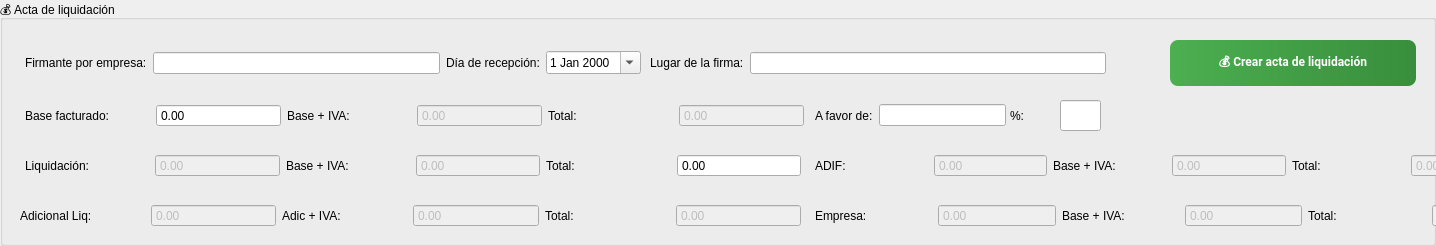
     <widget class="QGroupBox" name="groupBox">
      <property name="geometry">
       <rect>
        <x>65</x>
        <y>590</y>
        <width>1436</width>
        <height>246</height>
       </rect>
      </property>
      <property name="title">
       <string>💰 Acta de liquidación</string>
      </property>
      <widget class="QPushButton" name="Generar_acta_liq">
       <property name="geometry">
        <rect>
         <x>1170</x>
         <y>40</y>
         <width>246</width>
         <height>46</height>
        </rect>
       </property>
       <property name="font">
        <font>
         <family>Segoe UI,Roboto,Arial,sans-serif</family>
         <pointsize>9</pointsize>
         <weight>75</weight>
         <bold>true</bold>
        </font>
       </property>
       <property name="styleSheet">
        <string notr="true">QPushButton {
    background: qlineargradient(x1:0,y1:0,x2:1,y2:0, stop:0 #4CAF50, stop:1 #388E3C);
    color: #ffffff;
    border: none;
    border-radius: 8px;
    padding: 6px 12px;
    font-weight: 600;
}
QPushButton:hover {
    background: qlineargradient(x1:0,y1:0,x2:1,y2:0, stop:0 #66BB6A, stop:1 #4CAF50);
}
QPushButton:pressed {
    background: #2E7D32;
}</string>
       </property>
       <property name="text">
        <string>💰 Crear acta de liquidación</string>
       </property>
      </widget>
      <widget class="QLabel" name="label_121">
       <property name="geometry">
        <rect>
         <x>1010</x>
         <y>105</y>
         <width>36</width>
         <height>21</height>
        </rect>
       </property>
       <property name="text">
        <string>%:</string>
       </property>
      </widget>
      <widget class="QLineEdit" name="TantoPorCiento">
       <property name="enabled">
        <bool>true</bool>
       </property>
       <property name="geometry">
        <rect>
         <x>1060</x>
         <y>100</y>
         <width>41</width>
         <height>31</height>
        </rect>
       </property>
       <property name="readOnly">
        <bool>true</bool>
       </property>
      </widget>
      <widget class="QWidget" name="layoutWidget">
       <property name="geometry">
        <rect>
         <x>20</x>
         <y>195</y>
         <width>781</width>
         <height>41</height>
        </rect>
       </property>
       <layout class="QHBoxLayout" name="horizontalLayout">
        <property name="sizeConstraint">
         <enum>QLayout::SetDefaultConstraint</enum>
        </property>
        <item>
         <widget class="QLabel" name="label_129">
          <property name="text">
           <string>Adicional Liq:</string>
          </property>
         </widget>
        </item>
        <item>
         <widget class="QDoubleSpinBox" name="adicionalBaseLiquidacion">
          <property name="enabled">
           <bool>false</bool>
          </property>
          <property name="readOnly">
           <bool>true</bool>
          </property>
          <property name="buttonSymbols">
           <enum>QAbstractSpinBox::NoButtons</enum>
          </property>
          <property name="decimals">
           <number>2</number>
          </property>
          <property name="minimum">
           <double>0.000000000000000</double>
          </property>
          <property name="maximum">
           <double>100000000.000000000000000</double>
          </property>
          <property name="singleStep">
           <double>1.000000000000000</double>
          </property>
         </widget>
        </item>
        <item>
         <widget class="QLabel" name="label_130">
          <property name="text">
           <string>Adic + IVA:</string>
          </property>
         </widget>
        </item>
        <item>
         <widget class="QDoubleSpinBox" name="adicionalIvaLiquidacion">
          <property name="enabled">
           <bool>false</bool>
          </property>
          <property name="readOnly">
           <bool>true</bool>
          </property>
          <property name="buttonSymbols">
           <enum>QAbstractSpinBox::NoButtons</enum>
          </property>
          <property name="decimals">
           <number>2</number>
          </property>
          <property name="minimum">
           <double>0.000000000000000</double>
          </property>
          <property name="maximum">
           <double>100000000.000000000000000</double>
          </property>
          <property name="singleStep">
           <double>1.000000000000000</double>
          </property>
         </widget>
        </item>
        <item>
         <widget class="QLabel" name="label_128">
          <property name="text">
           <string>Total:</string>
          </property>
         </widget>
        </item>
        <item>
         <widget class="QDoubleSpinBox" name="adicionalTotalLiquidacion_2">
          <property name="enabled">
           <bool>false</bool>
          </property>
          <property name="buttonSymbols">
           <enum>QAbstractSpinBox::NoButtons</enum>
          </property>
          <property name="decimals">
           <number>2</number>
          </property>
          <property name="minimum">
           <double>0.000000000000000</double>
          </property>
          <property name="maximum">
           <double>100000000.000000000000000</double>
          </property>
          <property name="singleStep">
           <double>1.000000000000000</double>
          </property>
         </widget>
        </item>
       </layout>
      </widget>
      <widget class="QWidget" name="layoutWidget">
       <property name="geometry">
        <rect>
         <x>25</x>
         <y>145</y>
         <width>776</width>
         <height>41</height>
        </rect>
       </property>
       <layout class="QHBoxLayout" name="horizontalLayout_2">
        <property name="sizeConstraint">
         <enum>QLayout::SetDefaultConstraint</enum>
        </property>
        <item>
         <widget class="QLabel" name="label_113">
          <property name="text">
           <string>Liquidación:</string>
          </property>
         </widget>
        </item>
        <item>
         <widget class="QDoubleSpinBox" name="saldoBaseLiquidacion">
          <property name="enabled">
           <bool>false</bool>
          </property>
          <property name="readOnly">
           <bool>true</bool>
          </property>
          <property name="buttonSymbols">
           <enum>QAbstractSpinBox::NoButtons</enum>
          </property>
          <property name="decimals">
           <number>2</number>
          </property>
          <property name="minimum">
           <double>0.000000000000000</double>
          </property>
          <property name="maximum">
           <double>100000000.000000000000000</double>
          </property>
          <property name="singleStep">
           <double>1.000000000000000</double>
          </property>
         </widget>
        </item>
        <item>
         <widget class="QLabel" name="label_112">
          <property name="text">
           <string>Base + IVA:</string>
          </property>
         </widget>
        </item>
        <item>
         <widget class="QDoubleSpinBox" name="saldoIvaLiquidacion">
          <property name="enabled">
           <bool>false</bool>
          </property>
          <property name="readOnly">
           <bool>true</bool>
          </property>
          <property name="buttonSymbols">
           <enum>QAbstractSpinBox::NoButtons</enum>
          </property>
          <property name="decimals">
           <number>2</number>
          </property>
          <property name="minimum">
           <double>0.000000000000000</double>
          </property>
          <property name="maximum">
           <double>100000000.000000000000000</double>
          </property>
          <property name="singleStep">
           <double>1.000000000000000</double>
          </property>
         </widget>
        </item>
        <item>
         <widget class="QLabel" name="label_111">
          <property name="text">
           <string>Total:</string>
          </property>
         </widget>
        </item>
        <item>
         <widget class="QDoubleSpinBox" name="adicionalTotalLiquidacion">
          <property name="readOnly">
           <bool>false</bool>
          </property>
          <property name="buttonSymbols">
           <enum>QAbstractSpinBox::NoButtons</enum>
          </property>
          <property name="decimals">
           <number>2</number>
          </property>
          <property name="minimum">
           <double>0.000000000000000</double>
          </property>
          <property name="maximum">
           <double>100000000.000000000000000</double>
          </property>
          <property name="singleStep">
           <double>1.000000000000000</double>
          </property>
         </widget>
        </item>
       </layout>
      </widget>
      <widget class="QWidget" name="layoutWidget">
       <property name="geometry">
        <rect>
         <x>815</x>
         <y>195</y>
         <width>734</width>
         <height>41</height>
        </rect>
       </property>
       <layout class="QHBoxLayout" name="horizontalLayout_3">
        <property name="sizeConstraint">
         <enum>QLayout::SetDefaultConstraint</enum>
        </property>
        <item>
         <widget class="QLabel" name="label_125">
          <property name="text">
           <string>Empresa:</string>
          </property>
         </widget>
        </item>
        <item>
         <widget class="QDoubleSpinBox" name="empresaBaseAFavor">
          <property name="enabled">
           <bool>false</bool>
          </property>
          <property name="buttonSymbols">
           <enum>QAbstractSpinBox::NoButtons</enum>
          </property>
          <property name="decimals">
           <number>2</number>
          </property>
          <property name="minimum">
           <double>0.000000000000000</double>
          </property>
          <property name="maximum">
           <double>100000000.000000000000000</double>
          </property>
          <property name="singleStep">
           <double>1.000000000000000</double>
          </property>
         </widget>
        </item>
        <item>
         <widget class="QLabel" name="label_127">
          <property name="text">
           <string>Base + IVA:</string>
          </property>
         </widget>
        </item>
        <item>
         <widget class="QDoubleSpinBox" name="empresaIvaAFavor">
          <property name="enabled">
           <bool>false</bool>
          </property>
          <property name="readOnly">
           <bool>true</bool>
          </property>
          <property name="buttonSymbols">
           <enum>QAbstractSpinBox::NoButtons</enum>
          </property>
          <property name="decimals">
           <number>2</number>
          </property>
          <property name="minimum">
           <double>0.000000000000000</double>
          </property>
          <property name="maximum">
           <double>100000000.000000000000000</double>
          </property>
          <property name="singleStep">
           <double>1.000000000000000</double>
          </property>
         </widget>
        </item>
        <item>
         <widget class="QLabel" name="label_126">
          <property name="text">
           <string>Total:</string>
          </property>
         </widget>
        </item>
        <item>
         <widget class="QDoubleSpinBox" name="empresaTotalAFavor">
          <property name="enabled">
           <bool>false</bool>
          </property>
          <property name="readOnly">
           <bool>true</bool>
          </property>
          <property name="buttonSymbols">
           <enum>QAbstractSpinBox::NoButtons</enum>
          </property>
          <property name="decimals">
           <number>2</number>
          </property>
          <property name="minimum">
           <double>0.000000000000000</double>
          </property>
          <property name="maximum">
           <double>100000000.000000000000000</double>
          </property>
          <property name="singleStep">
           <double>1.000000000000000</double>
          </property>
         </widget>
        </item>
       </layout>
      </widget>
      <widget class="QWidget" name="layoutWidget">
       <property name="geometry">
        <rect>
         <x>815</x>
         <y>145</y>
         <width>709</width>
         <height>41</height>
        </rect>
       </property>
       <layout class="QHBoxLayout" name="horizontalLayout_4">
        <property name="sizeConstraint">
         <enum>QLayout::SetDefaultConstraint</enum>
        </property>
        <item>
         <widget class="QLabel" name="label_123">
          <property name="text">
           <string>ADIF:</string>
          </property>
         </widget>
        </item>
        <item>
         <widget class="QDoubleSpinBox" name="liquidacionAFavorAdifBase">
          <property name="enabled">
           <bool>false</bool>
          </property>
          <property name="readOnly">
           <bool>false</bool>
          </property>
          <property name="buttonSymbols">
           <enum>QAbstractSpinBox::NoButtons</enum>
          </property>
          <property name="decimals">
           <number>2</number>
          </property>
          <property name="minimum">
           <double>0.000000000000000</double>
          </property>
          <property name="maximum">
           <double>100000000.000000000000000</double>
          </property>
          <property name="singleStep">
           <double>1.000000000000000</double>
          </property>
         </widget>
        </item>
        <item>
         <widget class="QLabel" name="label_124">
          <property name="text">
           <string>Base + IVA:</string>
          </property>
         </widget>
        </item>
        <item>
         <widget class="QDoubleSpinBox" name="adifIvaAFavor">
          <property name="enabled">
           <bool>false</bool>
          </property>
          <property name="readOnly">
           <bool>true</bool>
          </property>
          <property name="buttonSymbols">
           <enum>QAbstractSpinBox::NoButtons</enum>
          </property>
          <property name="decimals">
           <number>2</number>
          </property>
          <property name="minimum">
           <double>0.000000000000000</double>
          </property>
          <property name="maximum">
           <double>100000000.000000000000000</double>
          </property>
          <property name="singleStep">
           <double>1.000000000000000</double>
          </property>
         </widget>
        </item>
        <item>
         <widget class="QLabel" name="label_122">
          <property name="text">
           <string>Total:</string>
          </property>
         </widget>
        </item>
        <item>
         <widget class="QDoubleSpinBox" name="adifTotalAFavor">
          <property name="enabled">
           <bool>false</bool>
          </property>
          <property name="readOnly">
           <bool>true</bool>
          </property>
          <property name="buttonSymbols">
           <enum>QAbstractSpinBox::NoButtons</enum>
          </property>
          <property name="decimals">
           <number>2</number>
          </property>
          <property name="minimum">
           <double>0.000000000000000</double>
          </property>
          <property name="maximum">
           <double>100000000.000000000000000</double>
          </property>
          <property name="singleStep">
           <double>1.000000000000000</double>
          </property>
         </widget>
        </item>
       </layout>
      </widget>
      <widget class="QWidget" name="layoutWidget">
       <property name="geometry">
        <rect>
         <x>25</x>
         <y>95</y>
         <width>779</width>
         <height>41</height>
        </rect>
       </property>
       <layout class="QHBoxLayout" name="horizontalLayout_5">
        <item>
         <widget class="QLabel" name="label_109">
          <property name="text">
           <string>Base facturado:</string>
          </property>
         </widget>
        </item>
        <item>
         <widget class="QDoubleSpinBox" name="certBase">
          <property name="enabled">
           <bool>true</bool>
          </property>
          <property name="buttonSymbols">
           <enum>QAbstractSpinBox::NoButtons</enum>
          </property>
          <property name="decimals">
           <number>2</number>
          </property>
          <property name="minimum">
           <double>0.000000000000000</double>
          </property>
          <property name="maximum">
           <double>100000000.000000000000000</double>
          </property>
          <property name="singleStep">
           <double>1.000000000000000</double>
          </property>
         </widget>
        </item>
        <item>
         <widget class="QLabel" name="label_108">
          <property name="text">
           <string>Base + IVA:</string>
          </property>
         </widget>
        </item>
        <item>
         <widget class="QDoubleSpinBox" name="certIva">
          <property name="enabled">
           <bool>false</bool>
          </property>
          <property name="buttonSymbols">
           <enum>QAbstractSpinBox::NoButtons</enum>
          </property>
          <property name="decimals">
           <number>2</number>
          </property>
          <property name="minimum">
           <double>0.000000000000000</double>
          </property>
          <property name="maximum">
           <double>100000000.000000000000000</double>
          </property>
          <property name="singleStep">
           <double>1.000000000000000</double>
          </property>
         </widget>
        </item>
        <item>
         <widget class="QLabel" name="label_110">
          <property name="text">
           <string>Total:</string>
          </property>
         </widget>
        </item>
        <item>
         <widget class="QDoubleSpinBox" name="certTotal">
          <property name="enabled">
           <bool>false</bool>
          </property>
          <property name="buttonSymbols">
           <enum>QAbstractSpinBox::NoButtons</enum>
          </property>
          <property name="decimals">
           <number>2</number>
          </property>
          <property name="minimum">
           <double>0.000000000000000</double>
          </property>
          <property name="maximum">
           <double>100000000.000000000000000</double>
          </property>
          <property name="singleStep">
           <double>1.000000000000000</double>
          </property>
         </widget>
        </item>
       </layout>
      </widget>
      <widget class="QWidget" name="layoutWidget">
       <property name="geometry">
        <rect>
         <x>815</x>
         <y>95</y>
         <width>191</width>
         <height>41</height>
        </rect>
       </property>
       <layout class="QHBoxLayout" name="horizontalLayout_6">
        <item>
         <widget class="QLabel" name="label_120">
          <property name="text">
           <string>A favor de:</string>
          </property>
         </widget>
        </item>
        <item>
         <widget class="QLineEdit" name="AfavorDe">
          <property name="enabled">
           <bool>true</bool>
          </property>
          <property name="readOnly">
           <bool>true</bool>
          </property>
         </widget>
        </item>
       </layout>
      </widget>
      <widget class="QWidget" name="layoutWidget">
       <property name="geometry">
        <rect>
         <x>650</x>
         <y>40</y>
         <width>456</width>
         <height>46</height>
        </rect>
       </property>
       <layout class="QHBoxLayout" name="horizontalLayout_7">
        <item>
         <widget class="QLabel" name="label_180">
          <property name="text">
           <string>Lugar de la firma:</string>
          </property>
         </widget>
        </item>
        <item>
         <widget class="QLineEdit" name="lugarFirma" />
        </item>
       </layout>
      </widget>
      <widget class="QWidget" name="layoutWidget">
       <property name="geometry">
        <rect>
         <x>25</x>
         <y>40</y>
         <width>616</width>
         <height>46</height>
        </rect>
       </property>
       <layout class="QHBoxLayout" name="horizontalLayout_8">
        <item>
         <widget class="QLabel" name="label_144">
          <property name="text">
           <string>Firmante por empresa:</string>
          </property>
         </widget>
        </item>
        <item>
         <widget class="QLineEdit" name="representanteContratista" />
        </item>
        <item>
         <widget class="QLabel" name="label_179">
          <property name="text">
           <string>Día de recepción:</string>
          </property>
         </widget>
        </item>
        <item>
         <widget class="QDateEdit" name="fechaRecepcion">
          <property name="calendarPopup">
           <bool>true</bool>
          </property>
         </widget>
        </item>
       </layout>
      </widget>
     </widget>
